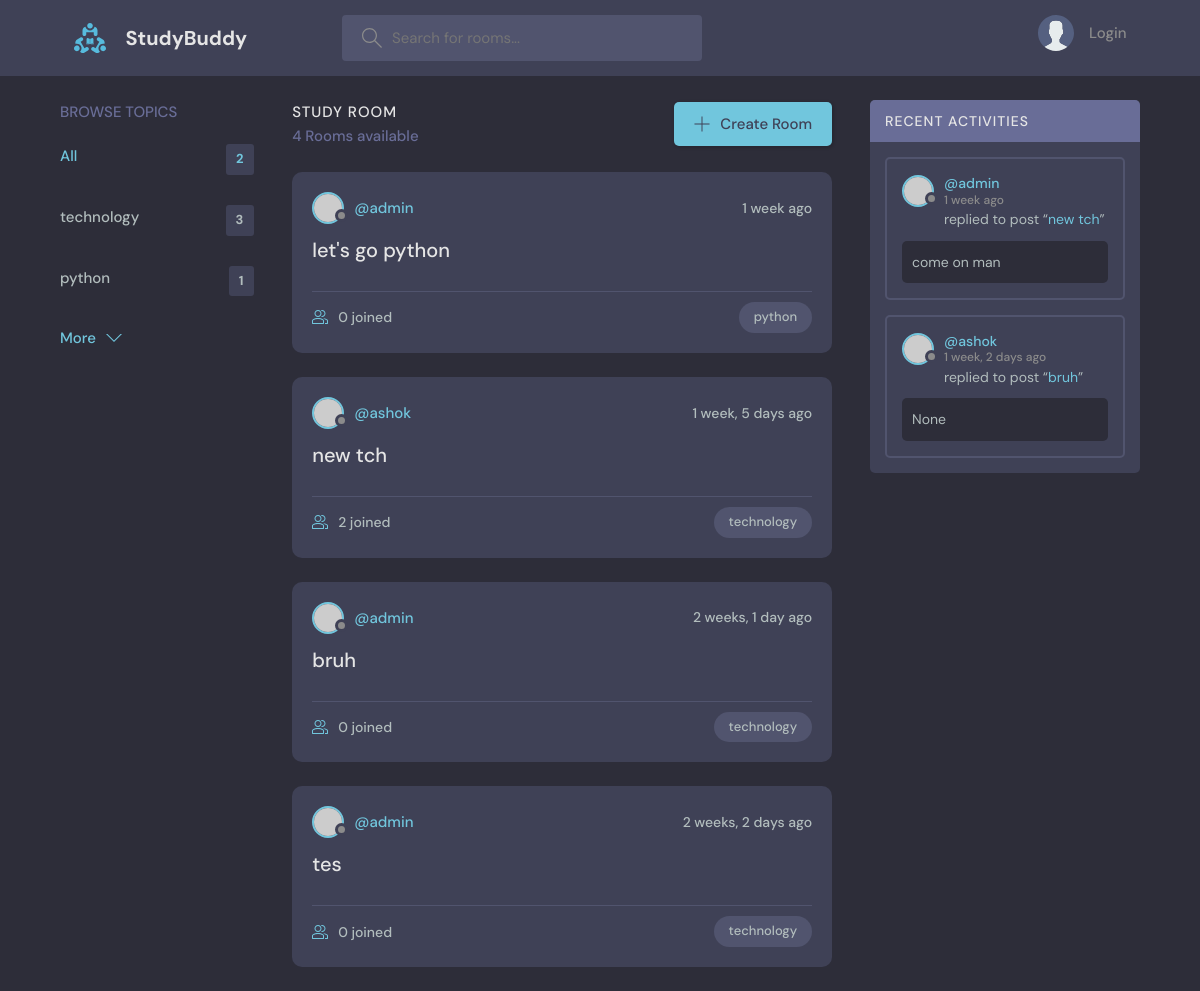
The app's page /, older data.
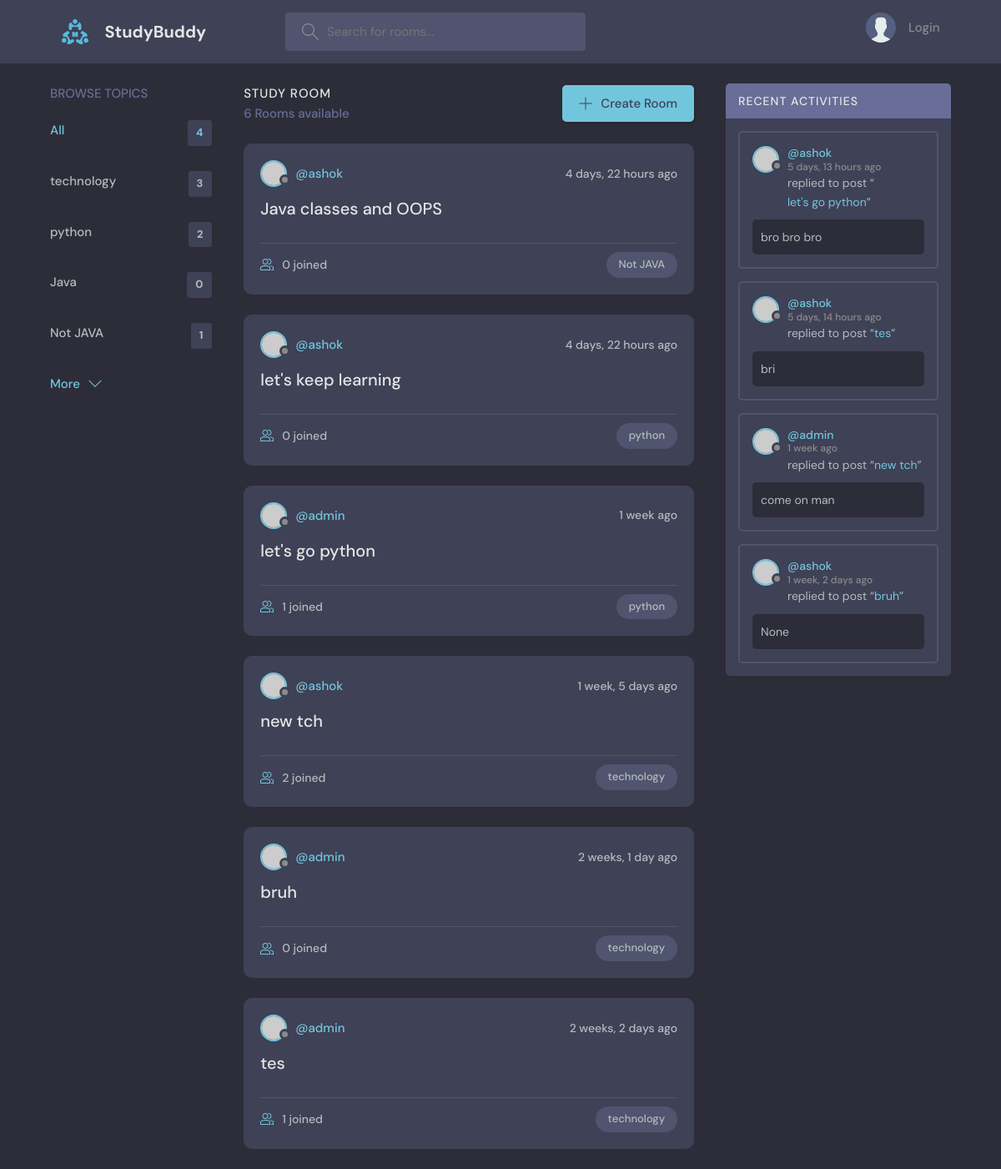
The same page, newer data.
### base/models.py (models this page shows, shortened)
class Topic(models.Model):
    name = models.CharField(max_length=200)

class Room(models.Model):
    host = models.ForeignKey(User, on_delete=models.SET_NULL, null=True)
    topic = models.ForeignKey(Topic, on_delete=models.SET_NULL, null=True)
    name = models.CharField(max_length=100)
    description = models.TextField(null=True, blank=True)
    participants = models.ManyToManyField(
        User, related_name='participants', blank=True)
    updated = models.DateTimeField(auto_now=True)
    created = models.DateTimeField(auto_now_add=True)
    class Meta:
        ordering = ('-updated','-created',)
    def __str__(self):
        return self.name

class Message(models.Model):
    user = models.ForeignKey(User, on_delete=models.CASCADE)
    room = models.ForeignKey(Room, on_delete=models.CASCADE)
    body = models.TextField(null=True, blank=True)
    updated = models.DateTimeField(auto_now=True)
    created = models.DateTimeField(auto_now_add=True)
    class Meta:
        ordering = ('-updated','-created',)

### base/views.py (the view)
# urls.py: path('', views.home, name='home'),
def home(request):
    q = request.GET.get('q') if request.GET.get('q') != None else ''
    rooms = Room.objects.filter(
        Q(topic__name__icontains=q) |
        Q(name__icontains=q) |
        Q(description__icontains=q)
        )
    topics = Topic.objects.all()
    rooms_count = rooms.count()
    room_messages = Message.objects.filter(Q(room__name__icontains=q))
    context = {'rooms': rooms, 'topics' : topics, 'rooms_count': rooms_count,'room_messages': room_messages}
    return render(request, 'base/home.html', context)

### base/templates/base/home.html (shortened to what this page needs)
{% extends 'main.html' %}
{% block content %}
<main class="layout layout--3">
      <div class="container">
        {% include 'base/topics_component.html' %}
        <div class="roomList">
          <div class="roomList__header">
            <div>
              <h2>Study Room</h2>
              <p>{{rooms.count}} Rooms available</p>
            </div>
            <a class="btn btn--main" href="{% url 'create-room' %}">
              <svg version="1.1" xmlns="http://www.w3.org/2000/svg" width="32" height="32" viewBox="0 0 32 32">
                <title>add</title>
                <path
                  d="M16.943 0.943h-1.885v14.115h-14.115v1.885h14.115v14.115h1.885v-14.115h14.115v-1.885h-14.115v-14.115z"
                ></path>
              </svg>
              Create Room
            </a>
          </div>
          {% include 'base/feed_component.html' %}
        </div>
        {% include 'base/activity_component.html' %}
      </div>
    </main>
{% endblock content %}

### base/templates/base/topics_component.html
<div class="topics">
  <div class="topics__header">
    <h2>Browse Topics</h2>
  </div>
  <ul class="topics__list">
    <li>
      <a href="{% url 'home' %}" class="active">All <span>{{topics.count}}</span></a>
    </li>
    {% for topic in topics %}
    <li>
        <a href="{% url 'home'%}?q={{topic.name}}">{{topic.name}} <span>{{topic.room_set.all.count}}</span></a>
    </li>
    {% endfor %}
  </ul>
  <a class="btn btn--link" href="">
    More
    <svg
      version="1.1"
      xmlns="http://www.w3.org/2000/svg"
      width="32"
      height="32"
      viewBox="0 0 32 32"
    >
      <title>chevron-down</title>
      <path d="M16 21l-13-13h-3l16 16 16-16h-3l-13 13z"></path>
    </svg>
  </a>
</div>

### base/templates/base/feed_component.html (shortened to what this page needs)
{% for room in rooms %}
<div class="roomListRoom">
  <div class="roomListRoom__header">
    <a href="{% url 'user-profile' room.host.id %}" class="roomListRoom__author">
      <div class="avatar avatar--small">
        <img src="https://randomuser.me/api/portraits/women/11.jpg" />
      </div>
      <span>@{{room.host.username}}</span>
    </a>
    <div class="roomListRoom__actions">
      <span>{{room.created|timesince}} ago</span>
    </div>
  </div>
  <div class="roomListRoom__content">
    <a href="{% url 'room' room.id %}">{{room.name}}</a>
  </div>
  <div class="roomListRoom__meta">
    <a href="{% url 'room' room.id %}" class="roomListRoom__joined">
      {{room.participants.all.count}} joined
    </a>
    <p class="roomListRoom__topic">{{room.topic.name}}</p>
  </div>
</div>
{% endfor %}

### base/templates/base/activity_component.html (shortened to what this page needs)
<div class="activities">
  <div class="activities__header">
    <h2>Recent Activities</h2>
  </div>
  {% for message in room_messages %}
  <div class="activities__box">
    <div class="activities__boxHeader roomListRoom__header">
      <a
        href="{% url 'user-profile' message.user.id %}"
        class="roomListRoom__author"
      >
        <div class="avatar avatar--small">
          <img src="https://randomuser.me/api/portraits/women/11.jpg" />
        </div>
        <p>
          @{{message.user}}
          <span>{{message.created|timesince}} ago</span>
        </p>
      </a>
    </div>
    <div class="activities__boxContent">
      <p>
        replied to post “<a href="{% url 'room' message.room.id %}"
          >{{message.room}}</a
        >”
      </p>
      <div class="activities__boxRoomContent">{{message.body}}</div>
    </div>
  </div>
  {% endfor %}
</div>

Row changes from the older to the newer data that the page shows:
computed for Topic "python": room_set.all.count "1" → "2"
added Topic: name "Java", room_set.all.count "0"
added Topic: name "Not JAVA", room_set.all.count "1"
added Room: host.username "ashok", created "4 days, 22 hours", name "Java classes and OOPS", participants.all.count "0", topic.name "Not JAVA"
added Room: host.username "ashok", created "4 days, 22 hours", name "let's keep learning", participants.all.count "0", topic.name "python"
computed for Room "let's go python": participants.all.count "0" → "1"
computed for Room "tes": participants.all.count "0" → "1"
added Message: user "ashok", created "5 days, 13 hours", room "let's go python", body "bro bro bro"
added Message: user "ashok", created "5 days, 14 hours", room "tes", body "bri"
Text that changed along with them:
{{ topics.count }}: "2" → "4"
{{ rooms.count }}: "4" → "6"
